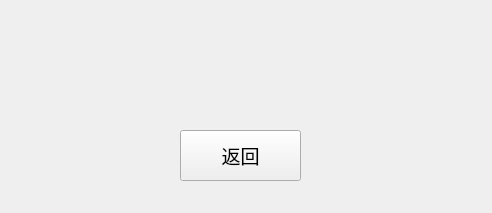
<?xml version="1.0" encoding="UTF-8"?>
<ui version="4.0">
 <class>AlterDetailUI</class>
 <widget class="QWidget" name="AlterDetailUI">
  <property name="geometry">
   <rect>
    <x>0</x>
    <y>0</y>
    <width>492</width>
    <height>213</height>
   </rect>
  </property>
  <property name="windowTitle">
   <string>提示</string>
  </property>
  <widget class="QLabel" name="ShowLabel">
   <property name="geometry">
    <rect>
     <x>10</x>
     <y>40</y>
     <width>471</width>
     <height>61</height>
    </rect>
   </property>
   <property name="font">
    <font>
     <pointsize>16</pointsize>
    </font>
   </property>
   <property name="text">
    <string/>
   </property>
   <property name="alignment">
    <set>Qt::AlignCenter</set>
   </property>
  </widget>
  <widget class="QPushButton" name="BackButton">
   <property name="geometry">
    <rect>
     <x>180</x>
     <y>130</y>
     <width>121</width>
     <height>51</height>
    </rect>
   </property>
   <property name="font">
    <font>
     <pointsize>14</pointsize>
    </font>
   </property>
   <property name="text">
    <string>返回</string>
   </property>
  </widget>
 </widget>
 <resources/>
 <connections/>
</ui>
